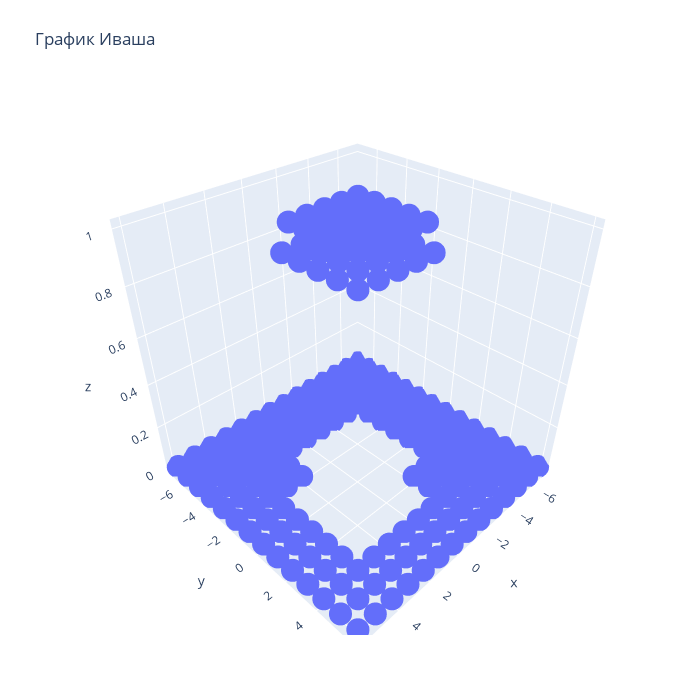

Source (notebook cell):
### Code cell
fig = go.Figure(data=[go.Scatter3d(z=z_list, x=x_list, y=y_list, mode='markers')])
fig.update_layout(
    title='График Иваша', autosize=False,
                  width=700, height=700,
                  margin=dict(l=65, r=50, b=65, t=90)
                  )
fig.show()

### Figure 1 — Plotly figure (JSON) as saved in the notebook; plotly's stock layout.template omitted (floating-point values rounded to 4 significant figures; data arrays with more than 128 entries replaced by an {"elided": "..."} marker saying what was removed)
{"data": [{"mode": "markers", "type": "scatter3d", "x": {"elided": "196 int values"}, "y": {"elided": "196 int values"}, "z": {"elided": "196 int values"}}], "layout": {"autosize": false, "height": 700, "margin": {"b": 65, "l": 65, "r": 50, "t": 90}, "title": {"text": "График Иваша"}, "width": 700}}
